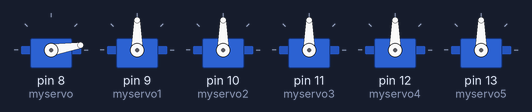
The sketch below on a simulated Arduino Uno, built with avr-gcc and run on an emulated ATmega328P. Parts: 6 × servo.

Above: at 0.15 s.
At 4.97 s:
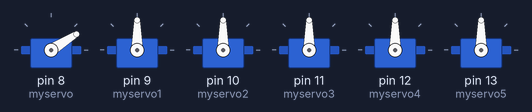
At 10.1 s:
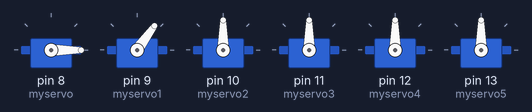
At 19.75 s:
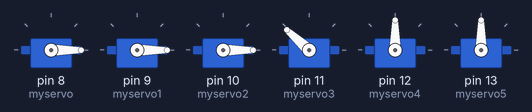
At 29.7 s:
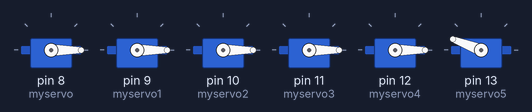
At 39.65 s:
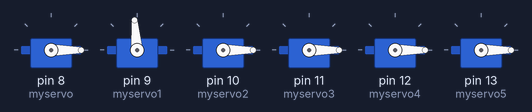
Timing chart, 0 to 40.0 s (numbered marks = the images above):
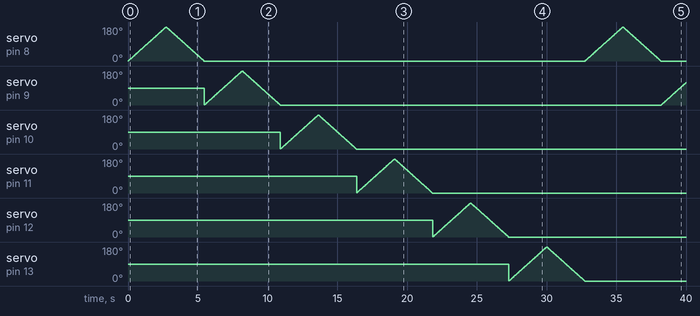

The sketch:

SweepMYServo.ino
```cpp
#include <Servo.h>

int pos = 0;
int pos1 = 0;
int pos2 = 0;
int pos3 = 0;
int pos4 = 0;
int pos5 = 0;

Servo myservo;
Servo myservo1;
Servo myservo2;
Servo myservo3;
Servo myservo4;
Servo myservo5;


void setup() {
  myservo.attach(8);
  myservo1.attach(9);
  myservo2.attach(10);
  myservo3.attach(11);
  myservo4.attach(12);
  myservo5.attach(13);
}

void loop() {
  for (pos = 0; pos <= 180; pos += 1) {
    myservo.write(pos);
    delay(15);
  }
  for (pos = 180; pos >= 0; pos -= 1) {
    myservo.write(pos);
    delay(15);
  }
   for (pos1 = 0; pos1 <= 180; pos1 += 1) {
    myservo1.write(pos1);
    delay(15);
  }
  for (pos1 = 180; pos1 >= 0; pos1 -= 1) {
    myservo1.write(pos1);
    delay(15);
  }
    for (pos2 = 0; pos2 <= 180; pos2 += 1) {
    myservo2.write(pos2);
    delay(15);
  }
  for (pos2 = 180; pos2 >= 0; pos2 -= 1) {
    myservo2.write(pos2);
    delay(15);
  }
    for (pos3 = 0; pos3 <= 180; pos3 += 1) {
    myservo3.write(pos3);
    delay(15);
  }
  for (pos3 = 180; pos3 >= 0; pos3 -= 1) {
    myservo3.write(pos3);
    delay(15);

  }  for (pos4 = 0; pos4 <= 180; pos4 += 1) {
    myservo4.write(pos4);
    delay(15);
  }
  for (pos4 = 180; pos4 >= 0; pos4 -= 1) {
    myservo4.write(pos4);
    delay(15);
  }
     for (pos5 = 0; pos5 <= 180; pos5 += 1) {
    myservo5.write(pos5);
    delay(15);
  }
  for (pos5 = 180; pos5 >= 0; pos5 -= 1) {
    myservo5.write(pos5);
    delay(15);
  }

}
```
